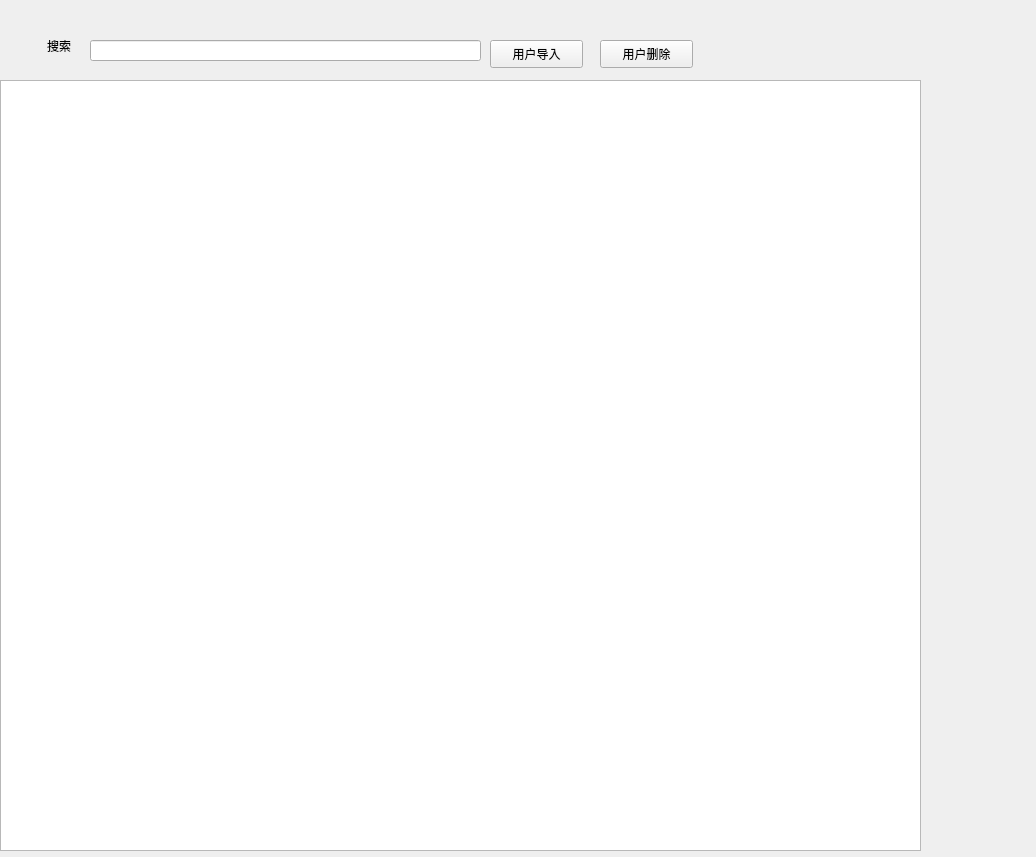
<?xml version="1.0" encoding="UTF-8"?>
<ui version="4.0">
 <class>usersManageClassClass</class>
 <widget class="QWidget" name="usersManageClassClass">
  <property name="geometry">
   <rect>
    <x>0</x>
    <y>0</y>
    <width>1036</width>
    <height>857</height>
   </rect>
  </property>
  <property name="windowTitle">
   <string>usersManageClass</string>
  </property>
  <property name="windowIcon">
   <iconset>
    <normaloff>icon/7b78ceea29ae3cd6dbf27aa34bac4892.jpeg</normaloff>icon/7b78ceea29ae3cd6dbf27aa34bac4892.jpeg</iconset>
  </property>
  <widget class="QLabel" name="label">
   <property name="geometry">
    <rect>
     <x>-50</x>
     <y>20</y>
     <width>121</width>
     <height>51</height>
    </rect>
   </property>
   <property name="styleSheet">
    <string notr="true">font: 12pt &quot;Agency FB&quot;;</string>
   </property>
   <property name="text">
    <string>搜索</string>
   </property>
   <property name="alignment">
    <set>Qt::AlignRight|Qt::AlignTrailing|Qt::AlignVCenter</set>
   </property>
  </widget>
  <widget class="QPushButton" name="usersAdd">
   <property name="geometry">
    <rect>
     <x>490</x>
     <y>40</y>
     <width>93</width>
     <height>28</height>
    </rect>
   </property>
   <property name="text">
    <string>用户导入</string>
   </property>
  </widget>
  <widget class="QPushButton" name="usersDelete">
   <property name="geometry">
    <rect>
     <x>600</x>
     <y>40</y>
     <width>93</width>
     <height>28</height>
    </rect>
   </property>
   <property name="text">
    <string>用户删除</string>
   </property>
  </widget>
  <widget class="QLineEdit" name="lineEdit">
   <property name="geometry">
    <rect>
     <x>90</x>
     <y>40</y>
     <width>391</width>
     <height>21</height>
    </rect>
   </property>
  </widget>
  <widget class="QTableView" name="tableView">
   <property name="geometry">
    <rect>
     <x>0</x>
     <y>80</y>
     <width>921</width>
     <height>771</height>
    </rect>
   </property>
  </widget>
  <widget class="QPushButton" name="newButton">
   <property name="geometry">
    <rect>
     <x>670</x>
     <y>40</y>
     <width>93</width>
     <height>28</height>
    </rect>
   </property>
   <property name="styleSheet">
    <string notr="true">border:none</string>
   </property>
   <property name="text">
    <string/>
   </property>
   <property name="icon">
    <iconset>
     <normaloff>icon/bd2ca828946a79181a7b04b264820cc2(1).jpg</normaloff>icon/bd2ca828946a79181a7b04b264820cc2(1).jpg</iconset>
   </property>
  </widget>
 </widget>
 <layoutdefault spacing="6" margin="11"/>
 <resources/>
 <connections/>
</ui>
